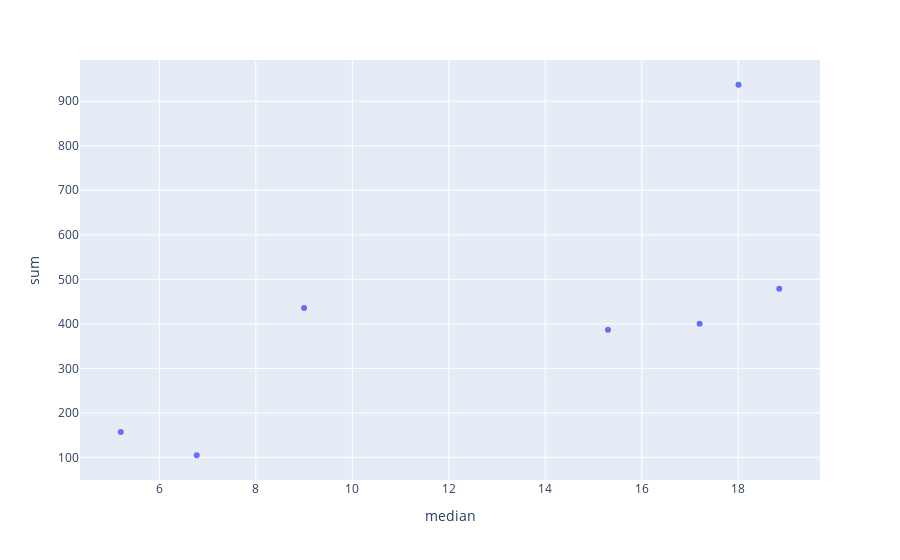

Notebook cell for this chart:
### Code cell
px.scatter(df, x="median", y="sum")

### Figure 1 — Plotly figure (JSON) as saved in the notebook; plotly's stock layout.template omitted (floating-point values rounded to 4 significant figures)
{"data": [{"hovertemplate": "median=%{x}<br>sum=%{y}<extra></extra>", "legendgroup": "", "marker": {"color": "#636efa", "symbol": "circle"}, "mode": "markers", "name": "", "orientation": "v", "showlegend": false, "type": "scatter", "x": [6.775, 5.2, 17.2, 15.3, 18.85, 18.01, 9], "xaxis": "x", "y": [104.9, 157.2, 400.5, 386.7, 478.7, 937.0, 435.6], "yaxis": "y"}], "layout": {"legend": {"tracegroupgap": 0}, "margin": {"t": 60}, "xaxis": {"anchor": "y", "domain": [0, 1], "title": {"text": "median"}}, "yaxis": {"anchor": "x", "domain": [0, 1], "title": {"text": "sum"}}}}
